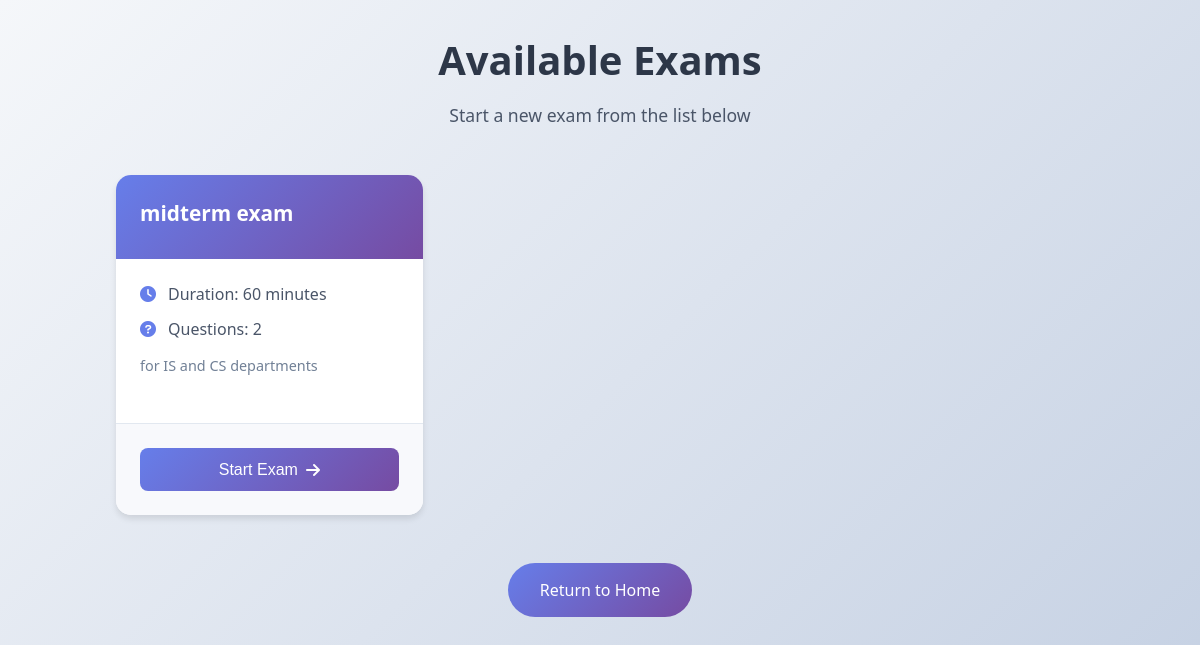
The app's page /Examinee/allexams.php (signed in) with its own data.
### tables this page shows
CREATE TABLE `exams` (
  `id` int(11) NOT NULL,
  `name` text NOT NULL,
  `description` text DEFAULT NULL,
  `course_id` int(11) NOT NULL,
  `created_by` int(11) NOT NULL,
  `created_at` datetime DEFAULT current_timestamp(),
  `duration` int(11) DEFAULT 60
);

### Examinee/allexams.php (the view, shortened to what this page needs)
<?php
include('config.php');
$user_id = $_SESSION['user_id'];
$query = "SELECT e.id, e.name, e.duration, e.description,
          (SELECT COUNT(*) FROM questions WHERE exam_id = e.id) as question_count
          FROM exams e
          WHERE NOT EXISTS (
              SELECT 1
              FROM examinee_exams ee
              WHERE ee.exam_id = e.id
              AND ee.examinee_id = ?
          )
          and e.course_id in (select course_id from enrollment where user_id=$user_id and accepted =1)
          ORDER BY e.id DESC";
$stmt = $conn->prepare($query);
$stmt->bind_param("i", $user_id);
$stmt->execute();
$result = $stmt->get_result();
?>
<!DOCTYPE html>
<html lang="en">
<head>
    <link rel="stylesheet" href="https://cdnjs.cloudflare.com/ajax/libs/font-awesome/6.0.0/css/all.min.css">
</head>
<body>
    <div class="container">
        <div class="header">
            <h2>Available Exams</h2>
            <p>Start a new exam from the list below</p>
        </div>
        <?php if ($result->num_rows > 0): ?>
            <div class="exam-grid">
                <?php while ($row = $result->fetch_assoc()): ?>
                    <div class="exam-card">
                        <div class="exam-header">
                            <h3 class="exam-title"><?php echo htmlspecialchars($row['name']); ?></h3>
                        </div>
                        <div class="exam-body">
                            <div class="exam-info">
                                <div class="info-item">
                                    <i class="fas fa-clock"></i>
                                    <span>Duration: <?php echo $row['duration']; ?> minutes</span>
                                </div>
                                <div class="info-item">
                                    <i class="fas fa-question-circle"></i>
                                    <span>Questions: <?php echo $row['question_count']; ?></span>
                                </div>
                            </div>
                            <?php if (isset($row['description'])): ?>
                                <p class="exam-description"><?php echo htmlspecialchars($row['description']); ?></p>
                            <?php endif; ?>
                        </div>
                        <div class="exam-footer">
                            <form method="get" action="exam.php">
                                <button class="btn-start" type="submit">
                                    Start Exam
                                    <i class="fas fa-arrow-right"></i>
                                </button>
                            </form>
                        </div>
                    </div>
                <?php endwhile; ?>
            </div>
        <?php endif; ?>
        <div style="text-align: center;">
            <a href="dashboard.php" class="btn-back">Return to Home</a>
        </div>
    </div>
</body>
</html>

### Examinee/allexams.php (style rules this page uses)
* { margin: 0; padding: 0; box-sizing: border-box; }
body { font-family: 'Segoe UI', Tahoma, Geneva, Verdana, sans-serif; background: linear-gradient(135deg, #f5f7fa 0%, #c3cfe2 100%); min-height: 100vh; padding: 2rem; }
.container { max-width: 1000px; margin: 0 auto; }
.header { text-align: center; margin-bottom: 2rem; color: #2d3748; }
.header h2 { font-size: 2.5rem; margin-bottom: 1rem; }
.header p { color: #4a5568; font-size: 1.1rem; }
.exam-grid { display: grid; grid-template-columns: repeat(auto-fill, minmax(300px, 1fr)); gap: 1.5rem; padding: 1rem; }
.exam-card { background: white; border-radius: 15px; box-shadow: 0 4px 6px rgba(0, 0, 0, 0.1); transition: transform 0.3s ease, box-shadow 0.3s ease; overflow: hidden; display: flex; flex-direction: column; }
.exam-header { background: linear-gradient(135deg, #667eea 0%, #764ba2 100%); color: white; padding: 1.5rem; }
.exam-title { font-size: 1.3rem; margin-bottom: 0.5rem; }
.exam-body { padding: 1.5rem; flex-grow: 1; }
.exam-info { margin-bottom: 1rem; }
.info-item { display: flex; align-items: center; margin-bottom: 0.8rem; color: #4a5568; }
.info-item i { margin-right: 0.5rem; color: #667eea; width: 20px; }
.exam-description { color: #718096; font-size: 0.9rem; margin-bottom: 1.5rem; }
.exam-footer { padding: 1.5rem; background: #f8f9fc; border-top: 1px solid #e2e8f0; }
.btn-start { width: 100%; padding: 0.8rem; background: linear-gradient(135deg, #667eea 0%, #764ba2 100%); color: white; border: none; border-radius: 8px; cursor: pointer; font-size: 1rem; display: flex; align-items: center; justify-content: center; transition: transform 0.2s ease; }
.btn-start i { margin-left: 0.5rem; }
.btn-back { display: inline-block; padding: 1rem 2rem; background: linear-gradient(135deg, #667eea 0%, #764ba2 100%); color: white; text-decoration: none; border-radius: 30px; margin: 2rem; transition: transform 0.3s ease, box-shadow 0.3s ease; }

### records on screen
exams: name "midterm exam", duration "60", question_count "2", description "for IS and CS departments"
